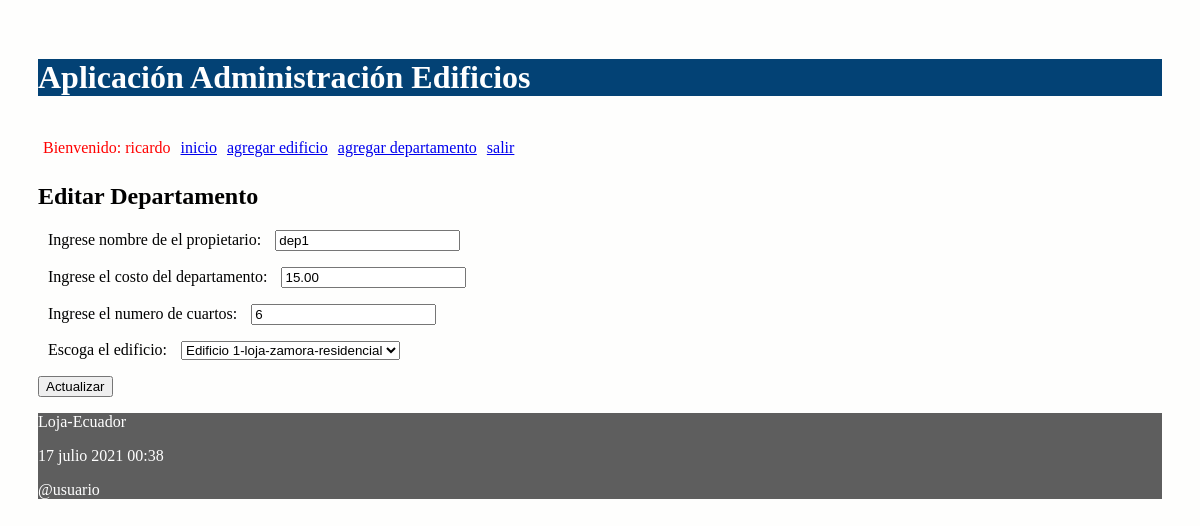
Page /editar/departamento/13 (signed in) on the earlier database version.
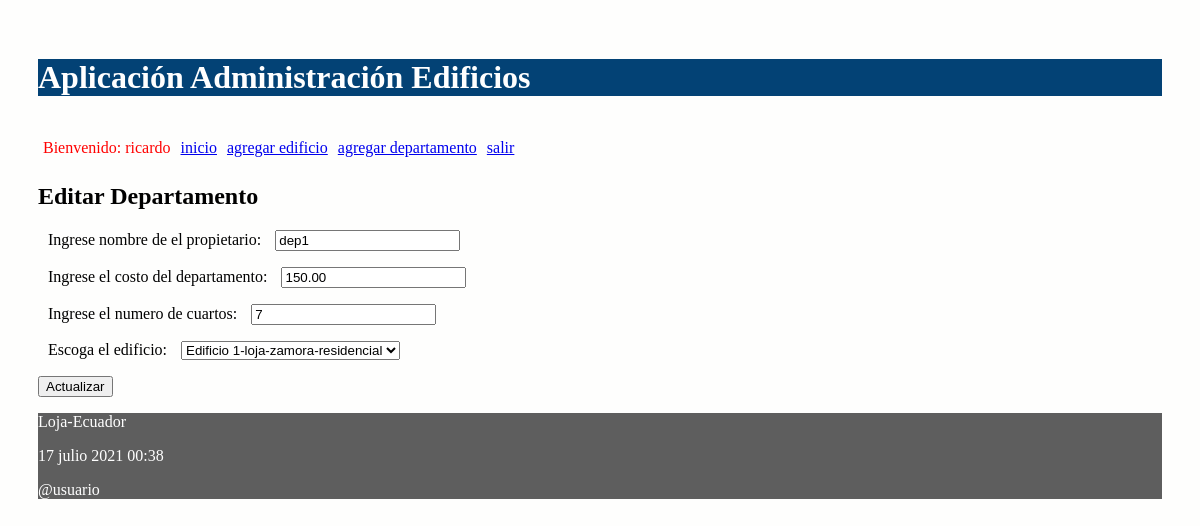
Same page on the later database version.
### administrativo/models.py (models this page shows, shortened)
class Departamento(models.Model):
    propietario = models.CharField("Nombre de propietario", max_length=30)
    costoDep = models.DecimalField("Costo de departamento", max_digits=100, decimal_places=2)
    numCuartos = models.IntegerField("Numero de cuartos")
    edificio = models.ForeignKey(Edificio, on_delete=models.CASCADE,
            related_name="departamentos")

### administrativo/views.py (the view)
# urls.py: path('editar/departamento/<int:id>', views.editar_departamento,
@login_required(login_url='/entrando/login/')
def editar_departamento(request, id):
    departamento = Departamento.objects.get(pk=id)
    if request.method=='POST':
        formulario = DepartamentoForm(request.POST, instance=departamento)
        print(formulario.errors)
        if formulario.is_valid():
            formulario.save()
            return redirect(index)
    else:
        formulario = DepartamentoForm(instance=departamento)
    diccionario = {'formulario': formulario}
    return render(request, 'editarDepartamento.html', diccionario)

### administrativo/forms.py (shortened to what this page needs)
class DepartamentoForm(ModelForm):
    class Meta:
        model = Departamento
        fields = ['propietario', 'costoDep', 'numCuartos',  'edificio']
        labels = {
            'propietario': _('Ingrese nombre de el propietario'),
            'costoDep': _('Ingrese el costo del departamento'),
            'numCuartos': _('Ingrese el numero de cuartos'),
            'edificio': _('Escoga el edificio'),
        }

### administrativo/models.py (called while the page is built)
    def __str__(self):
        return "%s-%s-%s-%s" % (self.nombre,
                self.direccion,
                self.ciudad,
                self.tipo)

### administrativo/templates/editarDepartamento.html (shortened to what this page needs)
{% extends "master.html" %}
{% block content %}
<h2>Editar Departamento</h3>
<form action="" method="post">
  {{formulario.as_p}}
  <p><input type='submit' value='Actualizar'/></p>
</form>
{% endblock %}

Differences in the rows shown:
changed Departamento "dep1": costoDep "15.00" → "150.00"; numCuartos "6" → "7"
